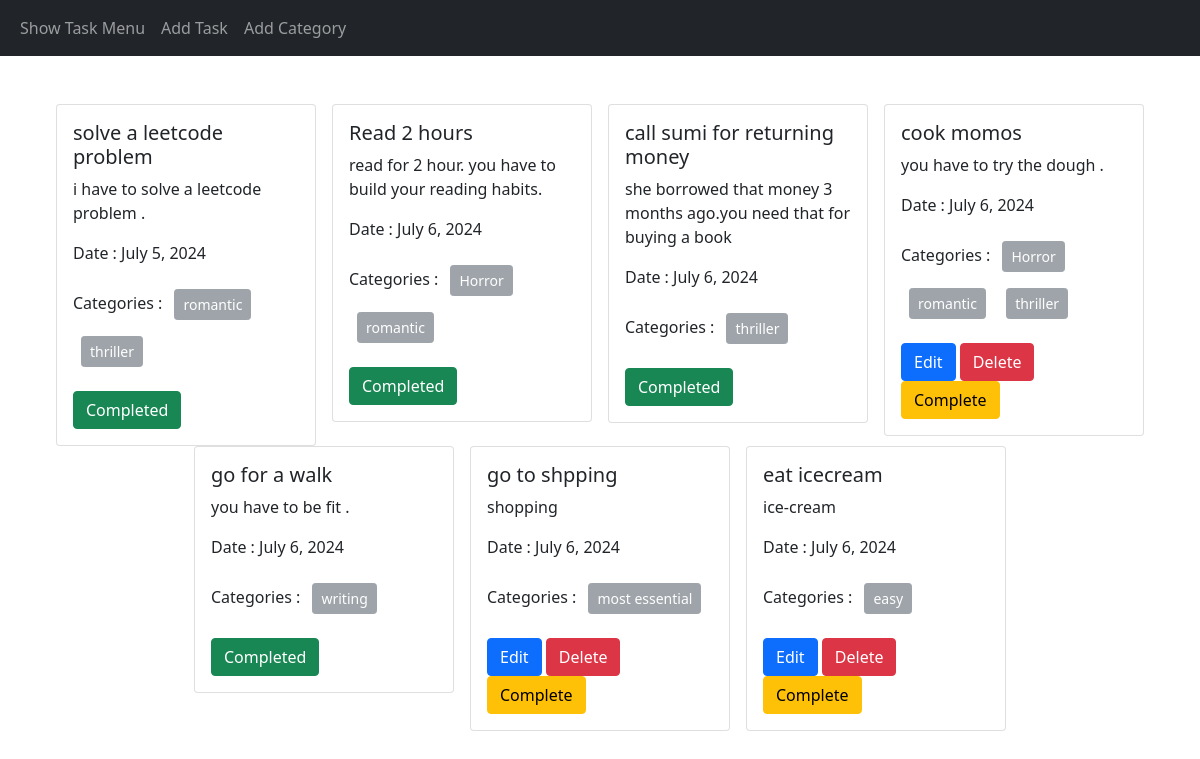
The page / on the database its author committed.
### tasks/models.py (models this page shows, shortened)
class Task(models.Model):
    Task_Title = models.CharField(max_length=50)
    Task_Description = models.TextField()
    Is_Completed = models.BooleanField(default=False)
    Task_Assign_Date =models.DateField()
    category =models.ManyToManyField(Category)

### categories/models.py (models this page shows, shortened)
class Category(models.Model):
    name = models.CharField(max_length=50)

### task_management_system/views.py (the view)
# urls.py: path('', views.showTask, name='show_task'),
def showTask(request):
    data = Task.objects.all()
    return render(request, 'home.html',{'data': data})

### templates/home.html
{% extends "base.html" %}
{% block content %}
<div class="d-flex flex-wrap justify-content-center px-5 pt-5">
  {% for task in data %}
  <div class="col-sm-3">
    <div class="card mx-2">
      <div class="card-body">
        <h5 class="card-title">{{task.Task_Title}}</h5>
        <p class="card-text">{{task.Task_Description}}</p>
        <p>Date : {{task.Task_Assign_Date}}</p>
        <p>Categories :
          {% for cat in task.category.all %}
          <button type="button" class="btn btn-secondary btn-sm m-2" disabled>{{cat.name}}</button>
          {% endfor %}
        </p>
        {% if not task.Is_Completed %}
        <a href="{% url 'edit_task' task.id %}" class="btn btn-primary">Edit</a>
        <a href="{% url 'delete_task' task.id %}" class="btn btn-danger">Delete</a>
        <a href="{% url 'complete_task' task.id %}" class="btn btn-warning">Complete</a>
      {% else %}
        <button type="button" class="btn btn-success" >Completed</button>
      {% endif %}
      </div>
    </div>
  </div>
  {% endfor %}
</div>
{% endblock  %}

### templates/base.html (shortened to what this page needs)
<!doctype html>
<html lang="en">
  <head>
    <link href="https://cdn.jsdelivr.net/npm/bootstrap@5.0.2/dist/css/bootstrap.min.css" rel="stylesheet">
  </head>
  <body>
    <nav class="navbar navbar-expand-lg navbar-dark bg-dark justify-content-center">
        <div class="container-fluid">
          <div class="collapse navbar-collapse" id="navbarSupportedContent">
            <ul class="navbar-nav me-auto mb-2 mb-lg-0">
              <li class="nav-item">
                <a class="nav-link" href="{% url 'show_task' %}">Show Task Menu</a>
              </li>
              <li class="nav-item">
                <a class="nav-link" href="{% url 'add_task' %}">Add Task</a>
              </li>
              <li class="nav-item">
                <a class="nav-link" href="{% url 'add_category' %}">Add Category</a>
              </li>
            </ul>
          </div>
        </div>
      </nav>
{% block content %}{% endblock  %}
  </body>
</html>

### rows shown on the page
Task: Task_Title "solve a leetcode problem", Task_Description "i have to solve a leetcode problem .", Task_Assign_Date "July 5, 2024", Is_Completed "Completed"
Category: name "romantic"
Category: name "thriller"
Task: Task_Title "Read 2 hours", Task_Description "read for 2 hour. you have to build your reading habits.", Task_Assign_Date "July 6, 2024", Is_Completed "Completed"
Category: name "Horror"
Task: Task_Title "call sumi for returning money", Task_Description "she borrowed that money 3 months ago.you need that for buying a book", Task_Assign_Date "July 6, 2024", Is_Completed "Completed"
Task: Task_Title "cook momos", Task_Description "you have to try the dough .", Task_Assign_Date "July 6, 2024", Is_Completed "Edit"
Task: Task_Title "go for a walk", Task_Description "you have to be fit .", Task_Assign_Date "July 6, 2024", Is_Completed "Completed"
Category: name "writing"
Task: Task_Title "go to shpping", Task_Description "shopping", Task_Assign_Date "July 6, 2024", Is_Completed "Edit"
Category: name "most essential"
Task: Task_Title "eat icecream", Task_Description "ice-cream", Task_Assign_Date "July 6, 2024", Is_Completed "Edit"
Category: name "easy"
